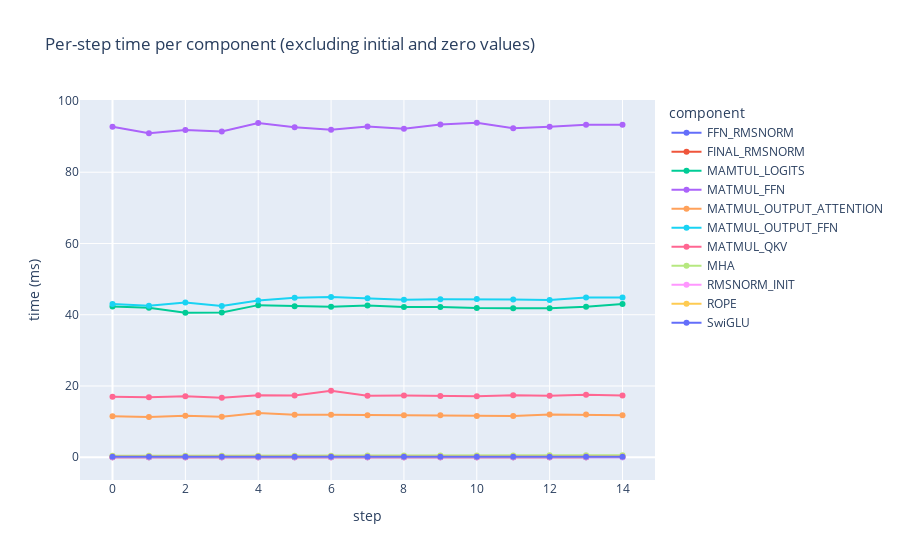

Notebook cell for this chart:
### Code cell
import json
import pandas as pd
import plotly.express as px

with open(file) as f:
    data = json.load(f)

json2 = data["JSON_2"]

rows = []
for component, values in json2.items():
    if not isinstance(values, list):
        continue
    cleaned = [v for v in values[2:] if v != 0]
    for i, v in enumerate(cleaned):
        rows.append({
            "step": i,
            "time": v,
            "component": component
        })

df = pd.DataFrame(rows)

fig = px.line(
    df,
    x="step",
    y="time",
    color="component",
    markers=True,
    labels={"time": "time (ms)"},
    title="Per-step time per component during token generation"
)

fig.show()

### Figure 1 — Plotly figure (JSON) as saved in the notebook; plotly's stock layout.template omitted (floating-point values rounded to 4 significant figures)
{"data": [{"hovertemplate": "component=FFN_RMSNORM<br>step=%{x}<br>time (ms)=%{y}<extra></extra>", "legendgroup": "FFN_RMSNORM", "line": {"color": "#636efa", "dash": "solid"}, "marker": {"symbol": "circle"}, "mode": "lines+markers", "name": "FFN_RMSNORM", "orientation": "v", "showlegend": true, "type": "scatter", "x": [0, 1, 2, 3, 4, 5, 6, 7, 8, 9, 10, 11, 12, 13, 14], "xaxis": "x", "y": [0.0217, 0.0267, 0.02, 0.0236, 0.02, 0.0196, 0.025, 0.0179, 0.0198, 0.0241, 0.021, 0.0231, 0.0217, 0.0224, 0.0231], "yaxis": "y"}, {"hovertemplate": "component=FINAL_RMSNORM<br>step=%{x}<br>time (ms)=%{y}<extra></extra>", "legendgroup": "FINAL_RMSNORM", "line": {"color": "#EF553B", "dash": "solid"}, "marker": {"symbol": "circle"}, "mode": "lines+markers", "name": "FINAL_RMSNORM", "orientation": "v", "showlegend": true, "type": "scatter", "x": [0, 1, 2, 3, 4, 5, 6, 7, 8, 9, 10, 11, 12, 13], "xaxis": "x", "y": [0.001, 0.001, 0.0012, 0.0012, 0.001, 0.001, 0.001, 0.0012, 0.001, 0.0021, 0.0012, 0.0012, 0.001, 0.0012], "yaxis": "y"}, {"hovertemplate": "component=MAMTUL_LOGITS<br>step=%{x}<br>time (ms)=%{y}<extra></extra>", "legendgroup": "MAMTUL_LOGITS", "line": {"color": "#00cc96", "dash": "solid"}, "marker": {"symbol": "circle"}, "mode": "lines+markers", "name": "MAMTUL_LOGITS", "orientation": "v", "showlegend": true, "type": "scatter", "x": [0, 1, 2, 3, 4, 5, 6, 7, 8, 9, 10, 11, 12, 13, 14], "xaxis": "x", "y": [42.31, 41.93, 40.56, 40.6, 42.69, 42.4, 42.27, 42.57, 42.14, 42.18, 41.87, 41.8, 41.83, 42.25, 43.0], "yaxis": "y"}, {"hovertemplate": "component=MATMUL_FFN<br>step=%{x}<br>time (ms)=%{y}<extra></extra>", "legendgroup": "MATMUL_FFN", "line": {"color": "#ab63fa", "dash": "solid"}, "marker": {"symbol": "circle"}, "mode": "lines+markers", "name": "MATMUL_FFN", "orientation": "v", "showlegend": true, "type": "scatter", "x": [0, 1, 2, 3, 4, 5, 6, 7, 8, 9, 10, 11, 12, 13, 14], "xaxis": "x", "y": [92.79, 90.97, 91.83, 91.43, 93.78, 92.61, 91.94, 92.81, 92.18, 93.4, 93.89, 92.36, 92.8, 93.35, 93.35], "yaxis": "y"}, {"hovertemplate": "component=MATMUL_OUTPUT_ATTENTION<br>step=%{x}<br>time (ms)=%{y}<extra></extra>", "legendgroup": "MATMUL_OUTPUT_ATTENTION", "line": {"color": "#FFA15A", "dash": "solid"}, "marker": {"symbol": "circle"}, "mode": "lines+markers", "name": "MATMUL_OUTPUT_ATTENTION", "orientation": "v", "showlegend": true, "type": "scatter", "x": [0, 1, 2, 3, 4, 5, 6, 7, 8, 9, 10, 11, 12, 13, 14], "xaxis": "x", "y": [11.52, 11.26, 11.66, 11.37, 12.42, 11.9, 11.9, 11.82, 11.81, 11.76, 11.6, 11.56, 12.02, 11.99, 11.81], "yaxis": "y"}, {"hovertemplate": "component=MATMUL_OUTPUT_FFN<br>step=%{x}<br>time (ms)=%{y}<extra></extra>", "legendgroup": "MATMUL_OUTPUT_FFN", "line": {"color": "#19d3f3", "dash": "solid"}, "marker": {"symbol": "circle"}, "mode": "lines+markers", "name": "MATMUL_OUTPUT_FFN", "orientation": "v", "showlegend": true, "type": "scatter", "x": [0, 1, 2, 3, 4, 5, 6, 7, 8, 9, 10, 11, 12, 13, 14], "xaxis": "x", "y": [43.02, 42.52, 43.44, 42.43, 44.01, 44.78, 44.97, 44.63, 44.19, 44.34, 44.39, 44.26, 44.16, 44.83, 44.83], "yaxis": "y"}, {"hovertemplate": "component=MATMUL_QKV<br>step=%{x}<br>time (ms)=%{y}<extra></extra>", "legendgroup": "MATMUL_QKV", "line": {"color": "#FF6692", "dash": "solid"}, "marker": {"symbol": "circle"}, "mode": "lines+markers", "name": "MATMUL_QKV", "orientation": "v", "showlegend": true, "type": "scatter", "x": [0, 1, 2, 3, 4, 5, 6, 7, 8, 9, 10, 11, 12, 13, 14], "xaxis": "x", "y": [17.01, 16.83, 17.15, 16.68, 17.43, 17.36, 18.63, 17.29, 17.35, 17.19, 17.13, 17.38, 17.27, 17.56, 17.32], "yaxis": "y"}, {"hovertemplate": "component=MHA<br>step=%{x}<br>time (ms)=%{y}<extra></extra>", "legendgroup": "MHA", "line": {"color": "#B6E880", "dash": "solid"}, "marker": {"symbol": "circle"}, "mode": "lines+markers", "name": "MHA", "orientation": "v", "showlegend": true, "type": "scatter", "x": [0, 1, 2, 3, 4, 5, 6, 7, 8, 9, 10, 11, 12, 13, 14], "xaxis": "x", "y": [0.3898, 0.3948, 0.4044, 0.4091, 0.4079, 0.4399, 0.4461, 0.4687, 0.4828, 0.4997, 0.5107, 0.5133, 0.5331, 0.5324, 0.5388], "yaxis": "y"}, {"hovertemplate": "component=RMSNORM_INIT<br>step=%{x}<br>time (ms)=%{y}<extra></extra>", "legendgroup": "RMSNORM_INIT", "line": {"color": "#FF97FF", "dash": "solid"}, "marker": {"symbol": "circle"}, "mode": "lines+markers", "name": "RMSNORM_INIT", "orientation": "v", "showlegend": true, "type": "scatter", "x": [0, 1, 2, 3, 4, 5, 6, 7, 8, 9, 10, 11, 12, 13, 14], "xaxis": "x", "y": [0.0241, 0.0203, 0.0269, 0.0217, 0.0191, 0.0262, 0.0222, 0.0234, 0.0234, 0.0236, 0.0224, 0.0224, 0.02, 0.0246, 0.0207], "yaxis": "y"}, {"hovertemplate": "component=ROPE<br>step=%{x}<br>time (ms)=%{y}<extra></extra>", "legendgroup": "ROPE", "line": {"color": "#FECB52", "dash": "solid"}, "marker": {"symbol": "circle"}, "mode": "lines+markers", "name": "ROPE", "orientation": "v", "showlegend": true, "type": "scatter", "x": [0, 1, 2, 3, 4, 5, 6, 7, 8, 9, 10, 11, 12, 13, 14], "xaxis": "x", "y": [0.2146, 0.2112, 0.2162, 0.2251, 0.201, 0.1998, 0.2346, 0.2329, 0.2244, 0.2339, 0.2379, 0.2391, 0.2286, 0.2208, 0.2301], "yaxis": "y"}, {"hovertemplate": "component=SwiGLU<br>step=%{x}<br>time (ms)=%{y}<extra></extra>", "legendgroup": "SwiGLU", "line": {"color": "#636efa", "dash": "solid"}, "marker": {"symbol": "circle"}, "mode": "lines+markers", "name": "SwiGLU", "orientation": "v", "showlegend": true, "type": "scatter", "x": [0, 1, 2, 3, 4, 5, 6, 7, 8, 9, 10, 11, 12, 13, 14], "xaxis": "x", "y": [0.1159, 0.1183, 0.1199, 0.1173, 0.1338, 0.129, 0.1292, 0.1309, 0.1302, 0.133, 0.129, 0.1347, 0.1428, 0.1326, 0.1364], "yaxis": "y"}], "layout": {"legend": {"title": {"text": "component"}, "tracegroupgap": 0}, "title": {"text": "Per-step time per component (excluding initial and zero values)"}, "xaxis": {"anchor": "y", "domain": [0, 1], "title": {"text": "step"}}, "yaxis": {"anchor": "x", "domain": [0, 1], "title": {"text": "time (ms)"}}}}
